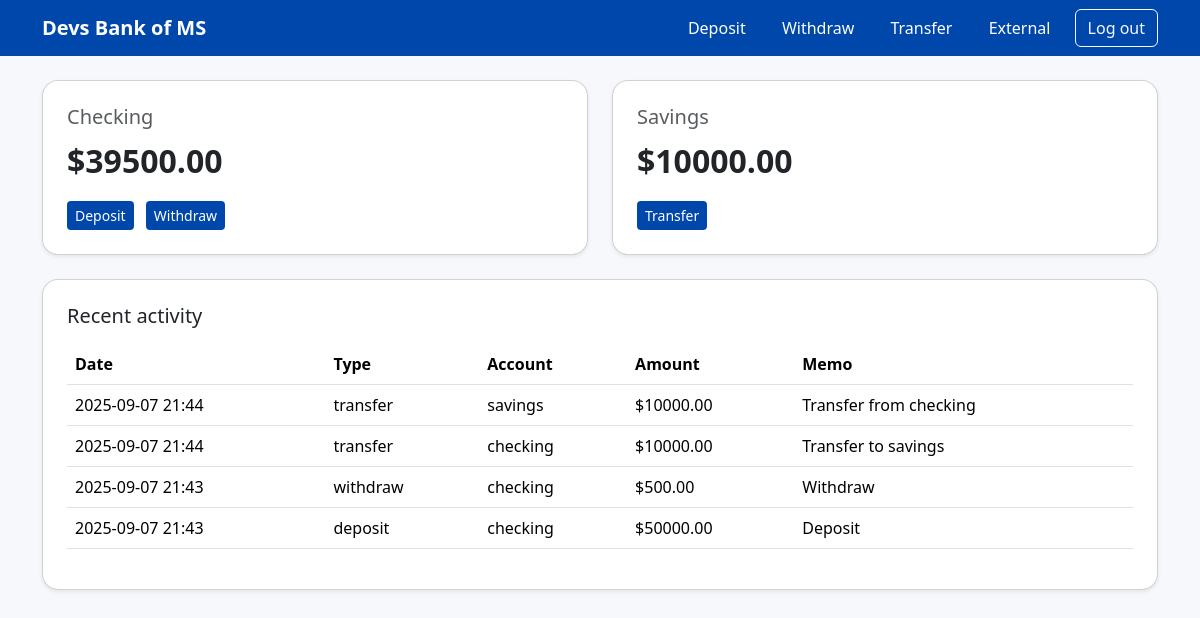
Screenshot of / (signed in) with the database file from the repository.
### banking/models.py (models this page shows, shortened)
class Account(models.Model):
    CHECKING = "checking"
    SAVINGS = "savings"
    ACCOUNT_TYPES = [(CHECKING, "Checking"), (SAVINGS, "Savings")]
    user = models.ForeignKey(USER, on_delete = models.CASCADE)
    kind = models.CharField(max_length = 10, choices = ACCOUNT_TYPES)
    balance = models.DecimalField(max_digits = 12, decimal_places = 2, default = 0)
    class Meta:
        unique_together = ("user", "kind")

class Transaction(models.Model):
    DEPOSIT = "deposit"
    WITHDRAW = "withdraw"
    TRANSFER = "transfer"
    TYPES = [(DEPOSIT, "Deposit"), (WITHDRAW, "Withdraw"), (TRANSFER, "Transfer")]
    user = models.ForeignKey(USER, on_delete = models.CASCADE)
    account = models.ForeignKey(Account, on_delete = models.CASCADE, related_name = "transactions")
    tx_type = models.CharField(max_length = 10, choices = TYPES)
    amount = models.DecimalField(max_digits = 12, decimal_places = 2)
    created_at = models.DateTimeField(auto_now_add = True)
    memo = models.CharField(max_length = 140, blank = True)

### banking/views.py (the view)
# urls.py: path("", views.dashboard, name="dashboard"),
@login_required
def dashboard(request):
    checking = Account.objects.get(user = request.user, kind = Account.CHECKING)
    savings = Account.objects.get(user = request.user, kind = Account.SAVINGS)
    txs = Transaction.objects.filter(user = request.user).order_by("-created_at")[:10]
    return render(request, "dashboard.html", {"checking": checking, "savings": savings, "txs": txs})

### banking/templates/dashboard.html
{% extends "base.html" %}
{% block content %}
<div class="row g-4">
  <div class="col-md-6">
    <div class="card p-4 shadow-sm">
      <h5 class="text-muted">Checking</h5>
      <div class="balance">${{ checking.balance }}</div>
      <div class="mt-3">
        <a href="{% url 'deposit' %}" class="btn btn-brand btn-sm me-2">Deposit</a>
        <a href="{% url 'withdraw' %}" class="btn btn-brand btn-sm">Withdraw</a>
      </div>
    </div>
  </div>
  <div class="col-md-6">
    <div class="card p-4 shadow-sm">
      <h5 class="text-muted">Savings</h5>
      <div class="balance">${{ savings.balance }}</div>
      <div class="mt-3">
        <a href="{% url 'transfer' %}" class="btn btn-brand btn-sm">Transfer</a>
      </div>
    </div>
  </div>
</div>
<div class="card p-4 shadow-sm mt-4">
  <h5 class="mb-3">Recent activity</h5>
  <div class="table-responsive">
    <table class="table align-middle">
      <thead><tr><th>Date</th><th>Type</th><th>Account</th><th>Amount</th><th>Memo</th></tr></thead>
      <tbody>
        {% for t in txs %}
          <tr>
            <td>{{ t.created_at|date:"Y-m-d H:i" }}</td>
            <td>{{ t.tx_type }}</td>
            <td>{{ t.account.kind }}</td>
            <td>${{ t.amount }}</td>
            <td>{{ t.memo }}</td>
          </tr>
        {% empty %}
          <tr><td colspan="5">No transactions yet.</td></tr>
        {% endfor %}
      </tbody>
    </table>
  </div>
</div>
{% endblock %}

### banking/static/css/theme.css (style rules this page uses)
:root { --brand:#0047ab; --brand-dark:#00398a; --bg:#f6f8fb; }
body { background:var(--bg); }
.btn-brand { background:var(--brand); color:#fff; border:none; }
.card { border-radius:16px; }
.balance { font-size:2rem; font-weight:700; }

### rows the page displays
Account: balance "39500.00"
Account: balance "10000.00"
Transaction: created_at "2025-09-07 21:44", tx_type "transfer", account.kind "savings", amount "10000.00", memo "Transfer from checking"
Transaction: created_at "2025-09-07 21:44", tx_type "transfer", account.kind "checking", amount "10000.00", memo "Transfer to savings"
Transaction: created_at "2025-09-07 21:43", tx_type "withdraw", account.kind "checking", amount "500.00", memo "Withdraw"
Transaction: created_at "2025-09-07 21:43", tx_type "deposit", account.kind "checking", amount "50000.00", memo "Deposit"
